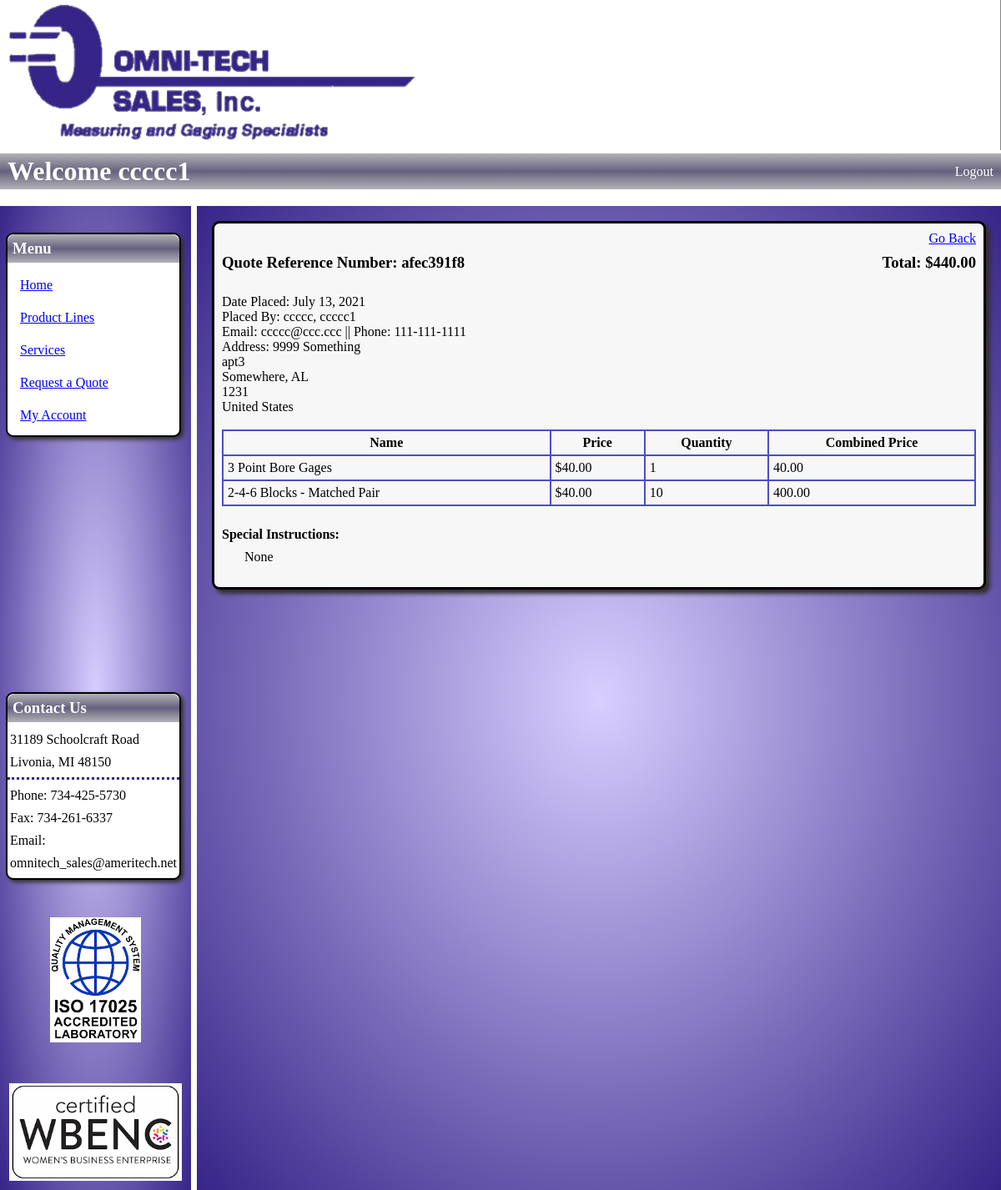
Screenshot of /view_quote/48 (signed in) with the database file from the repository.
### imgfield_app/models.py (models this page shows)
class User(models.Model):
    first_name = models.CharField(max_length=45)
    last_name = models.CharField(max_length=60)
    email = models.CharField(max_length=60)
    password = models.CharField(max_length=60)
    security_level = models.IntegerField()
    created_at = models.DateTimeField(auto_now_add=True)
    updated_at = models.DateTimeField(auto_now=True)
    objects = UserManager()

class Quote(models.Model):
    quoted_by = models.ForeignKey(
        User,
        related_name="user_quotes",
        on_delete=models.CASCADE
    )
    contact_info =  models.ForeignKey(
        ContactInfo,
        related_name="quotes",
        on_delete = models.CASCADE,
        null=True, blank=True,
    )
    ref_number = models.CharField(max_length=10)
    total_price = models.DecimalField(decimal_places=2, max_digits=10, null=True, blank=True)
    status = models.CharField(max_length=27)
    special_instructions = models.TextField(null=True, blank=True)
    office_notes = models.TextField(null=True, blank=True)
    placed_at = models.DateTimeField(auto_now_add=True)
    created_at = models.DateTimeField(auto_now_add=True)
    updated_at = models.DateTimeField(auto_now=True)

class ContactInfo(models.Model):
    user = models.ManyToManyField(
        User,
        related_name="user_contact_infos"
    )
    address_1 = models.CharField(max_length=54)
    address_2 = models.CharField(max_length=54, null=True, blank=True)
    city = models.CharField(max_length=54)
    zip_code = models.IntegerField()
    state = models.CharField(max_length=54)
    country = models.CharField(max_length=54)
    phone = models.CharField(max_length=15)
    created_at = models.DateTimeField(auto_now_add=True)
    updated_at = models.DateTimeField(auto_now=True)
    objects = ContactInfoManager()

class QuoteProduct(models.Model):
    product_on_quote = models.ForeignKey(
        Product,
        related_name="quote_of_product",
        on_delete=models.CASCADE
    )
    quote = models.ForeignKey(
        Quote,
        related_name="quote_product",
        on_delete=models.CASCADE
    )
    quantity = models.IntegerField()
    combined_price = models.DecimalField(decimal_places=2, max_digits=10, null=True, blank=True)
    created_at = models.DateTimeField(auto_now_add=True)
    updated_at = models.DateTimeField(auto_now=True)

class Product(models.Model):
    name = models.CharField(max_length=108)
    part_number = models.CharField(max_length=27)
    manufacturer = models.CharField(max_length=45, null=True, blank= True)
    price = models.DecimalField(decimal_places=2, max_digits=5)
    desc = models.CharField(max_length=189)
    exp_desc = models.TextField(null=True, blank=True)
    quantity_in_stock = models.IntegerField(null=True, blank=True)
    created_at = models.DateTimeField(auto_now_add=True)
    updated_at = models.DateTimeField(auto_now=True)
    objects = ProductManager()

### imgfield_app/views.py (the view)
# urls.py: path('view_quote/<int:quote_id>', views.view_quote),
def view_quote(request, quote_id):
    if 'user_id' in request.session:
        logged_user = User.objects.get(id=request.session['user_id'])
        quote = Quote.objects.get(id=quote_id)
        if quote.quoted_by == logged_user:
            all_quoteproducts = QuoteProduct.objects.filter(quote=quote)
            all_quoteitems = QuoteItem.objects.filter(quote=quote)
            all_quoteadminitems = QuoteAdminItem.objects.filter(quote=quote)
            context = {
                'logged_user': logged_user,
                'quote': quote,
                'products': all_quoteproducts,
                'items': all_quoteitems,
                'adminitems': all_quoteadminitems,
            }
            return render(request, "view_quote.html", context)
        return redirect("/user_account")
    return redirect("/")

### imgfield_app/templates/view_quote.html (shortened to what this page needs)
<!DOCTYPE html>
<html lang="en">
<head>
    {% load static %}
    <link rel="stylesheet" href="{% static 'css/main_display.css' %}">
    <link rel="stylesheet" href="{% static 'css/view_quote.css' %}">
</head>
<body>
    <img id="banner" src="{% static 'img/site/OmnitechBannerT.png' %}">
    <div id="header">
        <h1>Welcome {% if logged_user %}{{ logged_user.first_name }}{% endif %}</h1>
        <div id="links">
            {% if logged_user %}
                <a href="/signon/logout">Logout</a>
            {% else %}
                <a href="/signon">Log In/Register</a>
            {% endif %}
        </div>
    </div>
    <div id="content">
        <div id="l_sidebar">
            <div id="menu">
                <h3>Menu</h3>
                <a href="/">Home</a>
                <a href="/product_lines">Product Lines</a>
                <a href="/services/1">Services</a>
                <a href="/request_quote">Request a Quote</a>
                {% if logged_user %}
                    <a href="/user_account">My Account</a>
                {% endif %}
            </div>
            <div id="contact_us">
                <h3>Contact Us</h3>
                <p>31189 Schoolcraft Road</p>
                <p>Livonia, MI 48150</p>
                <div id="break"></div>
                <p>Phone: 734-425-5730</p>
                <p>Fax: 734-261-6337</p>
                <p>Email:</p>
                <p>omnitech_sales@ameritech.net</p>
            </div>
            <div id="badges">
                <img id="iso_badge" src="{% static 'img/site/iso17025_badge.png' %}">
                <img id="wbenc_badge" src="{% static 'img/site/wbenc_badge.png' %}">
            </div>
        </div>
        <div id="main">
            <div class="display_box">
                <a id="go_back" href="/user_account">Go Back</a>
                <div id="quote_head">
                    <h3>Quote Reference Number: {{ quote.ref_number }} </h3>
                    <h3 id="total">Total: ${{ quote.total_price }}</h3>
                </div>
                <div id="order_info">
                    <p>Date Placed: {{quote.placed_at.date }}</p>
                    <p>Placed By: {{ quote.quoted_by.last_name }}, {{ quote.quoted_by.first_name }}</p>
                    <p>Email: {{ quote.quoted_by.email }} || Phone: {{ quote.contact_info.phone }}</p>
                    <p>Address: {{ quote.contact_info.address_1 }}</p>
                    <p id="line2">{{ quote.contact_info.address_2 }}</p>
                    <p id="line3">{{ quote.contact_info.city }}, {{ quote.contact_info.state }}</p>
                    <p id="line4">{{ quote.contact_info.zip_code }}</p>
                    <p id="line5">{{ quote.contact_info.country }}</p>
                </div>
                <table>
                    <tr>
                        <th>Name</th>
                        <th>Price</th>
                        <th>Quantity</th>
                        <th>Combined Price</th>
                    </tr>
                    {% for product in products %}
                    <tr>
                        <td>{{ product.product_on_quote.name }}</td>
                        <td>${{ product.product_on_quote.price }}</td>
                        <td>{{ product.quantity }}</td>
                        <td>{{ product.combined_price }}</td>
                    </tr>
                    {% endfor %}
                </table>
                <div id="special_instructions">
                    <h4>Special Instructions: </h4>
                    <p>{{ quote.special_instructions }}</p>
                </div>
            </div>
        </div>
    </div>
</body>
</html>

### imgfield_app/static/css/main_display.css (style rules this page uses)
* { margin: 0; padding: 0; }
#banner { width: 100%; height: 180px; }
#header { display: flex; margin-bottom: 20px; background-image: linear-gradient(#b2b2b6, #66617e, #b2b2b6); color: white; padding: 3px 9px; }
#header h1 { flex: 7; }
#links { text-align: right; padding-top: 10px; }
#links a { text-decoration: none; color: white; margin-bottom: 5px; }
#content { display: flex; }
#l_sidebar { flex: 2; background-image: radial-gradient(#d8ceff, #372588); padding: 7px; margin-right: 7px; }
#l_sidebar h3 { background-image: linear-gradient(#b2b2b6, #66617e, #b2b2b6); color: white; padding: 6px; margin-bottom: 12px; border-radius: 9px 9px 0px 0px; }
#menu, #contact_us { background-color: white; border-radius: 9px; border: 2px solid black; box-shadow: 3px 3px 5px rgb(51, 47, 47); margin-right: 5px; }
#menu { margin-top: 25px; }
#menu a { display: block; margin: 0px 9px 9px 9px; padding: 6px; border-radius: 3px; }
#contact_us { margin-top: 306px; }
#contact_us p { margin-bottom: 9px; padding: 0px 3px; }
#break { border-top: 3px dotted #372588; margin: 4px 0px 10px 0px; }
#badges { text-align: center; }
#iso_badge { height: 150px; margin-top: 45px; }
#wbenc_badge { width: 207px; margin-top: 45px; }
#main { flex: 10; background-image: radial-gradient(#d8ceff, #372588); padding: 18px; }
h3 { margin-bottom: 18px; }
.display_box { background-color: #F7F7F7; border-radius: 9px; border: 3px solid black; box-shadow: 5px 5px 5px rgb(51, 47, 47); padding: 9px; }

### imgfield_app/static/css/view_quote.css (style rules this page uses)
#go_back { display: block; text-align: right; margin-bottom: 9px; }
#quote_head { display: flex; margin-bottom: 9px; }
#quote_head h3 { flex: 1; }
#total { text-align: right; }
#order_info { margin-bottom: 18px; }
table { width: 100%; border-collapse: collapse; margin-bottom: 25px; }
table, th, td { border: 2px solid rgb(77, 77, 201) }
th, td { padding: 5px; }
th { text-align: center; }
#special_instructions { margin-bottom: 18px; }
#special_instructions p { margin: 9px 0px 0px 27px; }

### rows the page displays
User: first_name "ccccc1"
Quote: ref_number "afec391f8", total_price "440.00", placed_at "July 13, 2021", quoted_by.last_name "ccccc", quoted_by.first_name "ccccc1", quoted_by.email "ccccc@ccc.ccc", contact_info.phone "111-111-1111", contact_info.address_1 "9999 Something", contact_info.address_2 "apt3", contact_info.city "Somewhere", contact_info.state "AL", contact_info.zip_code "1231", contact_info.country "United States", special_instructions "None"
QuoteProduct: product_on_quote.name "3 Point Bore Gages", product_on_quote.price "40.00", quantity "1", combined_price "40.00"
QuoteProduct: product_on_quote.name "2-4-6 Blocks - Matched Pair", product_on_quote.price "40.00", quantity "10", combined_price "400.00"
